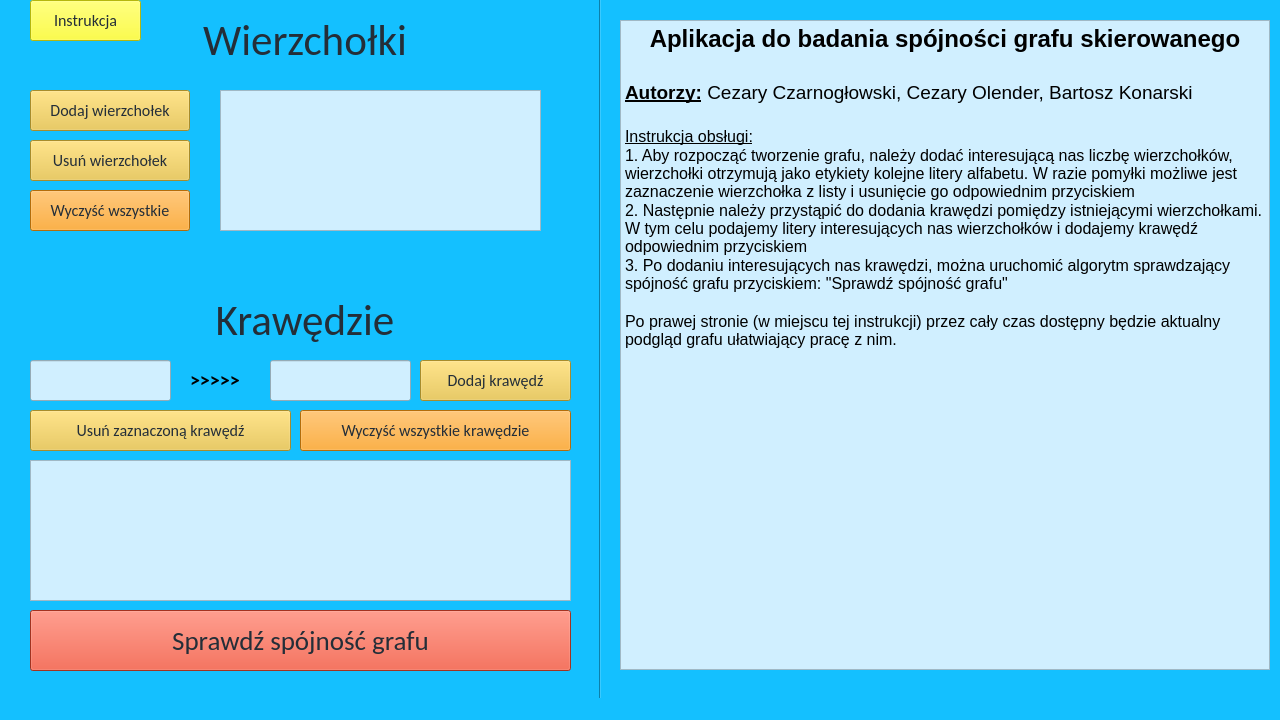
<?xml version="1.0" encoding="UTF-8"?>
<ui version="4.0">
 <class>MainWindow</class>
 <widget class="QMainWindow" name="MainWindow">
  <property name="geometry">
   <rect>
    <x>0</x>
    <y>0</y>
    <width>1280</width>
    <height>720</height>
   </rect>
  </property>
  <property name="minimumSize">
   <size>
    <width>1280</width>
    <height>720</height>
   </size>
  </property>
  <property name="maximumSize">
   <size>
    <width>1280</width>
    <height>720</height>
   </size>
  </property>
  <property name="windowTitle">
   <string>Sprawdzanie ścisłej spójności grafu skierowanego</string>
  </property>
  <property name="styleSheet">
   <string notr="true">background-color: rgb(20, 192, 255);</string>
  </property>
  <widget class="QWidget" name="centralwidget">
   <widget class="QPushButton" name="clearNodesBtn">
    <property name="geometry">
     <rect>
      <x>30</x>
      <y>190</y>
      <width>160</width>
      <height>41</height>
     </rect>
    </property>
    <property name="font">
     <font>
      <family>Calibri</family>
      <pointsize>12</pointsize>
     </font>
    </property>
    <property name="styleSheet">
     <string notr="true">background-color: rgb(251, 153, 15);color: rgb(36, 46, 56);</string>
    </property>
    <property name="text">
     <string>Wyczyść wszystkie</string>
    </property>
   </widget>
   <widget class="QLabel" name="nodesLabel">
    <property name="geometry">
     <rect>
      <x>130</x>
      <y>20</y>
      <width>350</width>
      <height>41</height>
     </rect>
    </property>
    <property name="font">
     <font>
      <family>Calibri</family>
      <pointsize>32</pointsize>
     </font>
    </property>
    <property name="styleSheet">
     <string notr="true">color: rgb(36, 46, 56);</string>
    </property>
    <property name="text">
     <string>Wierzchołki</string>
    </property>
    <property name="alignment">
     <set>Qt::AlignCenter</set>
    </property>
   </widget>
   <widget class="QPushButton" name="addNodeBtn">
    <property name="geometry">
     <rect>
      <x>30</x>
      <y>90</y>
      <width>160</width>
      <height>41</height>
     </rect>
    </property>
    <property name="font">
     <font>
      <family>Calibri</family>
      <pointsize>12</pointsize>
     </font>
    </property>
    <property name="styleSheet">
     <string notr="true">background-color: rgb(234, 196, 61);color: rgb(36, 46, 56);</string>
    </property>
    <property name="text">
     <string>Dodaj wierzchołek</string>
    </property>
   </widget>
   <widget class="QPushButton" name="deleteNodeBtn">
    <property name="geometry">
     <rect>
      <x>30</x>
      <y>140</y>
      <width>160</width>
      <height>41</height>
     </rect>
    </property>
    <property name="font">
     <font>
      <family>Calibri</family>
      <pointsize>12</pointsize>
     </font>
    </property>
    <property name="styleSheet">
     <string notr="true">background-color: rgb(234, 196, 61);color: rgb(36, 46, 56);</string>
    </property>
    <property name="text">
     <string>Usuń wierzchołek</string>
    </property>
   </widget>
   <widget class="Line" name="line">
    <property name="geometry">
     <rect>
      <x>590</x>
      <y>-60</y>
      <width>21</width>
      <height>771</height>
     </rect>
    </property>
    <property name="orientation">
     <enum>Qt::Vertical</enum>
    </property>
   </widget>
   <widget class="QListWidget" name="nodesList">
    <property name="geometry">
     <rect>
      <x>220</x>
      <y>90</y>
      <width>321</width>
      <height>141</height>
     </rect>
    </property>
    <property name="font">
     <font>
      <family>Calibri</family>
      <pointsize>12</pointsize>
      <weight>75</weight>
      <bold>true</bold>
     </font>
    </property>
    <property name="cursor" stdset="0">
     <cursorShape>ArrowCursor</cursorShape>
    </property>
    <property name="autoFillBackground">
     <bool>false</bool>
    </property>
    <property name="styleSheet">
     <string notr="true">background-color: rgb(208, 239, 255);color: rgb(19, 28, 44);</string>
    </property>
    <property name="wordWrap">
     <bool>false</bool>
    </property>
    <property name="itemAlignment">
     <set>Qt::AlignCenter</set>
    </property>
   </widget>
   <widget class="QLabel" name="edgesLabel">
    <property name="geometry">
     <rect>
      <x>130</x>
      <y>290</y>
      <width>350</width>
      <height>61</height>
     </rect>
    </property>
    <property name="font">
     <font>
      <family>Calibri</family>
      <pointsize>32</pointsize>
     </font>
    </property>
    <property name="styleSheet">
     <string notr="true">color: rgb(36, 46, 56);</string>
    </property>
    <property name="text">
     <string>Krawędzie</string>
    </property>
    <property name="alignment">
     <set>Qt::AlignCenter</set>
    </property>
   </widget>
   <widget class="QPushButton" name="deleteEdgeBtn">
    <property name="geometry">
     <rect>
      <x>30</x>
      <y>410</y>
      <width>261</width>
      <height>41</height>
     </rect>
    </property>
    <property name="font">
     <font>
      <family>Calibri</family>
      <pointsize>12</pointsize>
     </font>
    </property>
    <property name="styleSheet">
     <string notr="true">background-color: rgb(234, 196, 61);color: rgb(36, 46, 56);</string>
    </property>
    <property name="text">
     <string>Usuń zaznaczoną krawędź</string>
    </property>
   </widget>
   <widget class="QPushButton" name="addEdgeBtn">
    <property name="geometry">
     <rect>
      <x>420</x>
      <y>360</y>
      <width>151</width>
      <height>41</height>
     </rect>
    </property>
    <property name="font">
     <font>
      <family>Calibri</family>
      <pointsize>12</pointsize>
     </font>
    </property>
    <property name="styleSheet">
     <string notr="true">background-color: rgb(234, 196, 61);color: rgb(36, 46, 56);</string>
    </property>
    <property name="text">
     <string>Dodaj krawędź</string>
    </property>
   </widget>
   <widget class="QPushButton" name="clearEdgesBtn">
    <property name="geometry">
     <rect>
      <x>300</x>
      <y>410</y>
      <width>271</width>
      <height>41</height>
     </rect>
    </property>
    <property name="font">
     <font>
      <family>Calibri</family>
      <pointsize>12</pointsize>
     </font>
    </property>
    <property name="styleSheet">
     <string notr="true">background-color: rgb(251, 153, 15);color: rgb(36, 46, 56);</string>
    </property>
    <property name="text">
     <string>Wyczyść wszystkie krawędzie</string>
    </property>
   </widget>
   <widget class="QListWidget" name="edgesList">
    <property name="geometry">
     <rect>
      <x>30</x>
      <y>460</y>
      <width>541</width>
      <height>141</height>
     </rect>
    </property>
    <property name="font">
     <font>
      <family>Calibri</family>
      <pointsize>12</pointsize>
     </font>
    </property>
    <property name="styleSheet">
     <string notr="true">background-color: rgb(208, 239, 255);</string>
    </property>
   </widget>
   <widget class="QWidget" name="plotWidget" native="true">
    <property name="geometry">
     <rect>
      <x>620</x>
      <y>20</y>
      <width>650</width>
      <height>650</height>
     </rect>
    </property>
    <property name="styleSheet">
     <string notr="true">background-color: rgb(208, 239, 255);</string>
    </property>
    <widget class="QTextEdit" name="infoWidget">
     <property name="geometry">
      <rect>
       <x>0</x>
       <y>0</y>
       <width>650</width>
       <height>650</height>
      </rect>
     </property>
     <property name="styleSheet">
      <string notr="true">background-color: rgb(208, 239, 255);</string>
     </property>
     <property name="html">
      <string>&lt;!DOCTYPE HTML PUBLIC &quot;-//W3C//DTD HTML 4.0//EN&quot; &quot;http://www.w3.org/TR/REC-html40/strict.dtd&quot;&gt;
&lt;html&gt;&lt;head&gt;&lt;meta name=&quot;qrichtext&quot; content=&quot;1&quot; /&gt;&lt;style type=&quot;text/css&quot;&gt;
p, li { white-space: pre-wrap; }
&lt;/style&gt;&lt;/head&gt;&lt;body style=&quot; font-family:'MS Shell Dlg 2'; font-size:8.25pt; font-weight:400; font-style:normal;&quot;&gt;
&lt;p align=&quot;center&quot; style=&quot; margin-top:0px; margin-bottom:0px; margin-left:0px; margin-right:0px; -qt-block-indent:0; text-indent:0px;&quot;&gt;&lt;span style=&quot; font-size:18pt; font-weight:600;&quot;&gt;Aplikacja do badania spójności grafu skierowanego&lt;/span&gt;&lt;/p&gt;
&lt;p style=&quot;-qt-paragraph-type:empty; margin-top:0px; margin-bottom:0px; margin-left:0px; margin-right:0px; -qt-block-indent:0; text-indent:0px; font-size:18pt; font-weight:600;&quot;&gt;&lt;br /&gt;&lt;/p&gt;
&lt;p style=&quot; margin-top:0px; margin-bottom:0px; margin-left:0px; margin-right:0px; -qt-block-indent:0; text-indent:0px;&quot;&gt;&lt;span style=&quot; font-size:14pt; font-weight:600; text-decoration: underline;&quot;&gt;Autorzy:&lt;/span&gt;&lt;span style=&quot; font-size:14pt; font-weight:600;&quot;&gt; &lt;/span&gt;&lt;span style=&quot; font-size:14pt;&quot;&gt;Cezary Czarnogłowski, Cezary Olender, Bartosz Konarski &lt;/span&gt;&lt;/p&gt;
&lt;p style=&quot;-qt-paragraph-type:empty; margin-top:0px; margin-bottom:0px; margin-left:0px; margin-right:0px; -qt-block-indent:0; text-indent:0px; font-size:14pt;&quot;&gt;&lt;br /&gt;&lt;/p&gt;
&lt;p style=&quot; margin-top:0px; margin-bottom:0px; margin-left:0px; margin-right:0px; -qt-block-indent:0; text-indent:0px;&quot;&gt;&lt;span style=&quot; font-size:12pt; text-decoration: underline;&quot;&gt;Instrukcja obsługi:&lt;/span&gt;&lt;/p&gt;
&lt;p style=&quot; margin-top:0px; margin-bottom:0px; margin-left:0px; margin-right:0px; -qt-block-indent:0; text-indent:0px;&quot;&gt;&lt;span style=&quot; font-size:12pt;&quot;&gt;1. Aby rozpocząć tworzenie grafu, należy dodać interesującą nas liczbę wierzchołków, wierzchołki otrzymują jako etykiety kolejne litery alfabetu. W razie pomyłki możliwe jest zaznaczenie wierzchołka z listy i usunięcie go odpowiednim przyciskiem&lt;/span&gt;&lt;/p&gt;
&lt;p style=&quot; margin-top:0px; margin-bottom:0px; margin-left:0px; margin-right:0px; -qt-block-indent:0; text-indent:0px;&quot;&gt;&lt;span style=&quot; font-size:12pt;&quot;&gt;2. Następnie należy przystąpić do dodania krawędzi pomiędzy istniejącymi wierzchołkami. W tym celu podajemy litery interesujących nas wierzchołków i dodajemy krawędź odpowiednim przyciskiem&lt;/span&gt;&lt;/p&gt;
&lt;p style=&quot; margin-top:0px; margin-bottom:0px; margin-left:0px; margin-right:0px; -qt-block-indent:0; text-indent:0px;&quot;&gt;&lt;span style=&quot; font-size:12pt;&quot;&gt;3. Po dodaniu interesujących nas krawędzi, można uruchomić algorytm sprawdzający spójność grafu przyciskiem: &amp;quot;Sprawdź spójność grafu&amp;quot;&lt;/span&gt;&lt;/p&gt;
&lt;p style=&quot;-qt-paragraph-type:empty; margin-top:0px; margin-bottom:0px; margin-left:0px; margin-right:0px; -qt-block-indent:0; text-indent:0px; font-size:12pt;&quot;&gt;&lt;br /&gt;&lt;/p&gt;
&lt;p style=&quot; margin-top:0px; margin-bottom:0px; margin-left:0px; margin-right:0px; -qt-block-indent:0; text-indent:0px;&quot;&gt;&lt;span style=&quot; font-size:12pt;&quot;&gt;Po prawej stronie (w miejscu tej instrukcji) przez cały czas dostępny będzie aktualny podgląd grafu ułatwiający pracę z nim.&lt;/span&gt;&lt;/p&gt;&lt;/body&gt;&lt;/html&gt;</string>
     </property>
    </widget>
   </widget>
   <widget class="QLabel" name="arrowLabel">
    <property name="geometry">
     <rect>
      <x>190</x>
      <y>370</y>
      <width>61</width>
      <height>20</height>
     </rect>
    </property>
    <property name="font">
     <font>
      <family>Calibri</family>
      <pointsize>15</pointsize>
      <weight>75</weight>
      <bold>true</bold>
     </font>
    </property>
    <property name="text">
     <string>&gt;&gt;&gt;&gt;&gt;</string>
    </property>
   </widget>
   <widget class="QLineEdit" name="sourceInput">
    <property name="geometry">
     <rect>
      <x>30</x>
      <y>360</y>
      <width>141</width>
      <height>41</height>
     </rect>
    </property>
    <property name="font">
     <font>
      <family>Calibri</family>
      <pointsize>12</pointsize>
     </font>
    </property>
    <property name="styleSheet">
     <string notr="true">background-color: rgb(208, 239, 255);</string>
    </property>
    <property name="maxLength">
     <number>1</number>
    </property>
    <property name="alignment">
     <set>Qt::AlignCenter</set>
    </property>
   </widget>
   <widget class="QLineEdit" name="destinationInput">
    <property name="geometry">
     <rect>
      <x>270</x>
      <y>360</y>
      <width>141</width>
      <height>41</height>
     </rect>
    </property>
    <property name="font">
     <font>
      <family>Calibri</family>
      <pointsize>12</pointsize>
     </font>
    </property>
    <property name="styleSheet">
     <string notr="true">background-color: rgb(208, 239, 255);</string>
    </property>
    <property name="maxLength">
     <number>1</number>
    </property>
    <property name="alignment">
     <set>Qt::AlignCenter</set>
    </property>
   </widget>
   <widget class="QPushButton" name="checkConnectionBtn">
    <property name="geometry">
     <rect>
      <x>30</x>
      <y>610</y>
      <width>541</width>
      <height>61</height>
     </rect>
    </property>
    <property name="font">
     <font>
      <family>Calibri</family>
      <pointsize>20</pointsize>
     </font>
    </property>
    <property name="styleSheet">
     <string notr="true">background-color: rgb(228, 72, 45);color: rgb(36, 46, 56);</string>
    </property>
    <property name="text">
     <string>Sprawdź spójność grafu</string>
    </property>
   </widget>
   <widget class="QPushButton" name="infoBtn">
    <property name="geometry">
     <rect>
      <x>30</x>
      <y>0</y>
      <width>111</width>
      <height>41</height>
     </rect>
    </property>
    <property name="font">
     <font>
      <family>Calibri</family>
      <pointsize>12</pointsize>
     </font>
    </property>
    <property name="styleSheet">
     <string notr="true">color: rgb(36, 46, 56);
background-color: rgb(252, 255, 20);</string>
    </property>
    <property name="text">
     <string>Instrukcja</string>
    </property>
   </widget>
  </widget>
  <widget class="QMenuBar" name="menubar">
   <property name="geometry">
    <rect>
     <x>0</x>
     <y>0</y>
     <width>1280</width>
     <height>21</height>
    </rect>
   </property>
  </widget>
  <widget class="QStatusBar" name="statusbar"/>
 </widget>
 <resources/>
 <connections/>
</ui>
